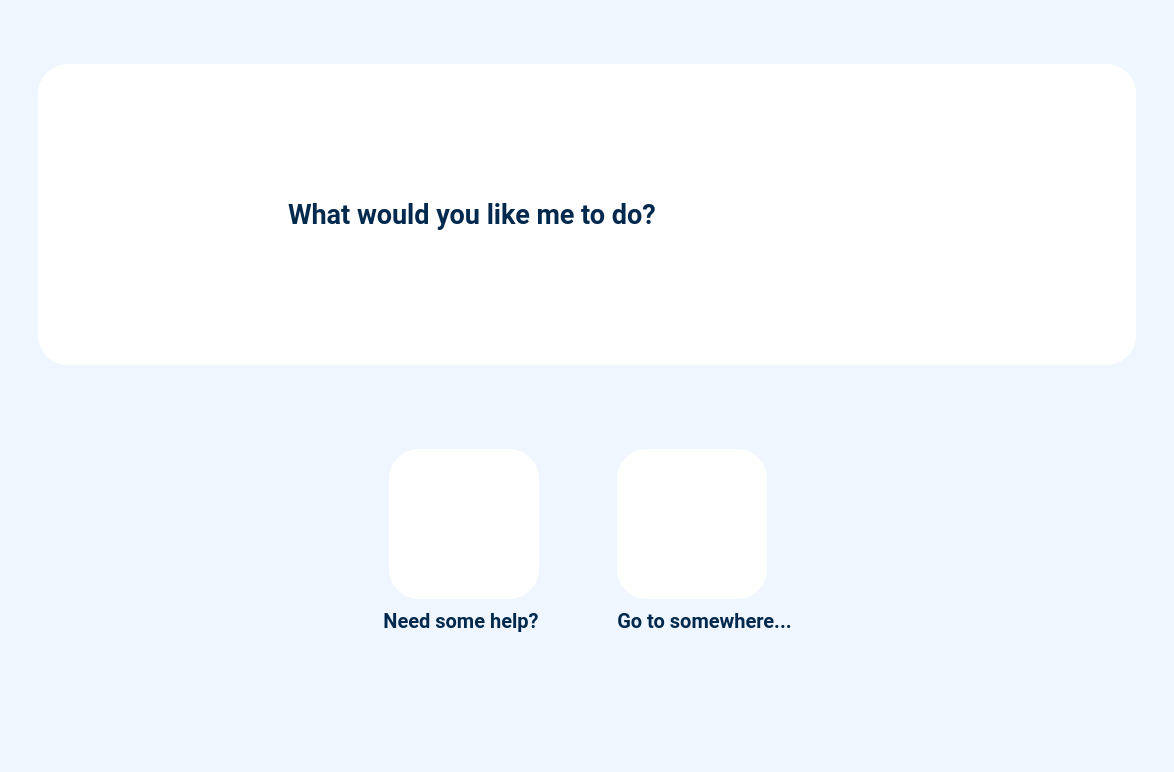
<?xml version="1.0" encoding="UTF-8"?>
<ui version="4.0">
 <class>MainWindow</class>
 <widget class="QMainWindow" name="MainWindow">
  <property name="geometry">
   <rect>
    <x>0</x>
    <y>0</y>
    <width>1174</width>
    <height>639</height>
   </rect>
  </property>
  <property name="windowTitle">
   <string>MainWindow</string>
  </property>
  <property name="styleSheet">
   <string notr="true">*{
background-color: rgb(240, 246, 255);
font-family:  &quot;Roboto&quot;;
}</string>
  </property>
  <widget class="QWidget" name="centralwidget">
   <layout class="QHBoxLayout" name="horizontalLayout">
    <property name="spacing">
     <number>0</number>
    </property>
    <property name="leftMargin">
     <number>0</number>
    </property>
    <property name="topMargin">
     <number>0</number>
    </property>
    <property name="rightMargin">
     <number>0</number>
    </property>
    <property name="bottomMargin">
     <number>0</number>
    </property>
    <item>
     <widget class="QStackedWidget" name="stackedWidget">
      <property name="currentIndex">
       <number>0</number>
      </property>
      <widget class="QWidget" name="page_main">
       <layout class="QHBoxLayout" name="horizontalLayout_11">
        <item>
         <widget class="QWidget" name="widget_13" native="true">
          <layout class="QVBoxLayout" name="verticalLayout_2">
           <item>
            <spacer name="verticalSpacer_2">
             <property name="orientation">
              <enum>Qt::Orientation::Vertical</enum>
             </property>
             <property name="sizeType">
              <enum>QSizePolicy::Policy::Preferred</enum>
             </property>
             <property name="sizeHint" stdset="0">
              <size>
               <width>20</width>
               <height>26</height>
              </size>
             </property>
            </spacer>
           </item>
           <item>
            <widget class="QWidget" name="widget_4" native="true">
             <layout class="QVBoxLayout" name="verticalLayout_10">
              <property name="leftMargin">
               <number>10</number>
              </property>
              <property name="topMargin">
               <number>10</number>
              </property>
              <property name="rightMargin">
               <number>10</number>
              </property>
              <property name="bottomMargin">
               <number>10</number>
              </property>
              <item>
               <widget class="QWidget" name="widget_2" native="true">
                <layout class="QHBoxLayout" name="horizontalLayout_3">
                 <property name="leftMargin">
                  <number>10</number>
                 </property>
                 <property name="topMargin">
                  <number>10</number>
                 </property>
                 <property name="rightMargin">
                  <number>10</number>
                 </property>
                 <property name="bottomMargin">
                  <number>10</number>
                 </property>
                 <item>
                  <widget class="QWidget" name="widget" native="true">
                   <property name="minimumSize">
                    <size>
                     <width>0</width>
                     <height>0</height>
                    </size>
                   </property>
                   <property name="styleSheet">
                    <string notr="true">background-color: rgb(255, 255, 255);
color: rgb(0, 41, 77);
border-radius:  30px;
</string>
                   </property>
                   <layout class="QHBoxLayout" name="horizontalLayout_2" stretch="1,1">
                    <property name="spacing">
                     <number>20</number>
                    </property>
                    <property name="leftMargin">
                     <number>30</number>
                    </property>
                    <property name="rightMargin">
                     <number>30</number>
                    </property>
                    <item>
                     <widget class="QLabel" name="label">
                      <property name="minimumSize">
                       <size>
                        <width>200</width>
                        <height>200</height>
                       </size>
                      </property>
                      <property name="maximumSize">
                       <size>
                        <width>200</width>
                        <height>200</height>
                       </size>
                      </property>
                      <property name="font">
                       <font>
                        <family>Roboto</family>
                        <pointsize>12</pointsize>
                       </font>
                      </property>
                      <property name="text">
                       <string/>
                      </property>
                      <property name="pixmap">
                       <pixmap resource="resources/resources.qrc">:/robot/robot/floating-minimal-robot.PNG</pixmap>
                      </property>
                      <property name="scaledContents">
                       <bool>true</bool>
                      </property>
                     </widget>
                    </item>
                    <item>
                     <widget class="QLabel" name="prompt_main">
                      <property name="sizePolicy">
                       <sizepolicy hsizetype="Minimum" vsizetype="Minimum">
                        <horstretch>0</horstretch>
                        <verstretch>0</verstretch>
                       </sizepolicy>
                      </property>
                      <property name="minimumSize">
                       <size>
                        <width>0</width>
                        <height>0</height>
                       </size>
                      </property>
                      <property name="maximumSize">
                       <size>
                        <width>16777215</width>
                        <height>300</height>
                       </size>
                      </property>
                      <property name="font">
                       <font>
                        <family>Roboto</family>
                        <pointsize>20</pointsize>
                        <bold>true</bold>
                       </font>
                      </property>
                      <property name="text">
                       <string>What would you like me to do?</string>
                      </property>
                     </widget>
                    </item>
                   </layout>
                  </widget>
                 </item>
                </layout>
               </widget>
              </item>
              <item>
               <widget class="QWidget" name="widget_3" native="true">
                <property name="styleSheet">
                 <string notr="true">QPushButton:hover {
	border-color: #4c96f7;
}</string>
                </property>
                <layout class="QHBoxLayout" name="horizontalLayout_4">
                 <property name="spacing">
                  <number>60</number>
                 </property>
                 <property name="leftMargin">
                  <number>10</number>
                 </property>
                 <property name="topMargin">
                  <number>10</number>
                 </property>
                 <property name="rightMargin">
                  <number>10</number>
                 </property>
                 <property name="bottomMargin">
                  <number>10</number>
                 </property>
                 <item>
                  <spacer name="horizontalSpacer_3">
                   <property name="orientation">
                    <enum>Qt::Orientation::Horizontal</enum>
                   </property>
                   <property name="sizeHint" stdset="0">
                    <size>
                     <width>40</width>
                     <height>20</height>
                    </size>
                   </property>
                  </spacer>
                 </item>
                 <item>
                  <widget class="QWidget" name="widget_16" native="true">
                   <property name="sizePolicy">
                    <sizepolicy hsizetype="Preferred" vsizetype="Fixed">
                     <horstretch>0</horstretch>
                     <verstretch>0</verstretch>
                    </sizepolicy>
                   </property>
                   <property name="layoutDirection">
                    <enum>Qt::LayoutDirection::RightToLeft</enum>
                   </property>
                   <property name="styleSheet">
                    <string notr="true">
color: rgb(0, 41, 77);</string>
                   </property>
                   <layout class="QVBoxLayout" name="verticalLayout">
                    <property name="spacing">
                     <number>10</number>
                    </property>
                    <item>
                     <widget class="QPushButton" name="btn_qna">
                      <property name="minimumSize">
                       <size>
                        <width>150</width>
                        <height>150</height>
                       </size>
                      </property>
                      <property name="maximumSize">
                       <size>
                        <width>150</width>
                        <height>150</height>
                       </size>
                      </property>
                      <property name="styleSheet">
                       <string notr="true">background-color: rgb(255, 255, 255);
color: rgb(0, 41, 77);
border-radius:  30px;
</string>
                      </property>
                      <property name="text">
                       <string/>
                      </property>
                      <property name="icon">
                       <iconset resource="resources/resources.qrc">
                        <normaloff>:/icon/icon/chat_14359920.png</normaloff>:/icon/icon/chat_14359920.png</iconset>
                      </property>
                      <property name="iconSize">
                       <size>
                        <width>80</width>
                        <height>80</height>
                       </size>
                      </property>
                     </widget>
                    </item>
                    <item>
                     <widget class="QLabel" name="label_2">
                      <property name="sizePolicy">
                       <sizepolicy hsizetype="Preferred" vsizetype="Preferred">
                        <horstretch>0</horstretch>
                        <verstretch>0</verstretch>
                       </sizepolicy>
                      </property>
                      <property name="font">
                       <font>
                        <family>Roboto</family>
                        <pointsize>15</pointsize>
                        <bold>true</bold>
                       </font>
                      </property>
                      <property name="text">
                       <string>Need some help?</string>
                      </property>
                      <property name="alignment">
                       <set>Qt::AlignmentFlag::AlignCenter</set>
                      </property>
                     </widget>
                    </item>
                   </layout>
                  </widget>
                 </item>
                 <item>
                  <widget class="QWidget" name="widget_17" native="true">
                   <property name="sizePolicy">
                    <sizepolicy hsizetype="Preferred" vsizetype="Fixed">
                     <horstretch>0</horstretch>
                     <verstretch>0</verstretch>
                    </sizepolicy>
                   </property>
                   <property name="layoutDirection">
                    <enum>Qt::LayoutDirection::LeftToRight</enum>
                   </property>
                   <property name="styleSheet">
                    <string notr="true">
color: rgb(0, 41, 77);</string>
                   </property>
                   <layout class="QVBoxLayout" name="verticalLayout_9">
                    <property name="spacing">
                     <number>10</number>
                    </property>
                    <item>
                     <widget class="QPushButton" name="btn_navi">
                      <property name="minimumSize">
                       <size>
                        <width>150</width>
                        <height>150</height>
                       </size>
                      </property>
                      <property name="maximumSize">
                       <size>
                        <width>150</width>
                        <height>150</height>
                       </size>
                      </property>
                      <property name="styleSheet">
                       <string notr="true">background-color: rgb(255, 255, 255);
color: rgb(0, 41, 77);
border-radius:  30px;
</string>
                      </property>
                      <property name="text">
                       <string/>
                      </property>
                      <property name="icon">
                       <iconset resource="resources/resources.qrc">
                        <normaloff>:/icon/icon/maps-location_16197007.png</normaloff>:/icon/icon/maps-location_16197007.png</iconset>
                      </property>
                      <property name="iconSize">
                       <size>
                        <width>80</width>
                        <height>80</height>
                       </size>
                      </property>
                     </widget>
                    </item>
                    <item>
                     <widget class="QLabel" name="label_5">
                      <property name="sizePolicy">
                       <sizepolicy hsizetype="Preferred" vsizetype="Preferred">
                        <horstretch>0</horstretch>
                        <verstretch>0</verstretch>
                       </sizepolicy>
                      </property>
                      <property name="font">
                       <font>
                        <family>Roboto</family>
                        <pointsize>15</pointsize>
                        <bold>true</bold>
                       </font>
                      </property>
                      <property name="text">
                       <string>Go to somewhere...</string>
                      </property>
                      <property name="alignment">
                       <set>Qt::AlignmentFlag::AlignCenter</set>
                      </property>
                     </widget>
                    </item>
                   </layout>
                  </widget>
                 </item>
                 <item>
                  <spacer name="horizontalSpacer_4">
                   <property name="orientation">
                    <enum>Qt::Orientation::Horizontal</enum>
                   </property>
                   <property name="sizeHint" stdset="0">
                    <size>
                     <width>40</width>
                     <height>20</height>
                    </size>
                   </property>
                  </spacer>
                 </item>
                </layout>
               </widget>
              </item>
             </layout>
            </widget>
           </item>
           <item>
            <spacer name="verticalSpacer">
             <property name="orientation">
              <enum>Qt::Orientation::Vertical</enum>
             </property>
             <property name="sizeType">
              <enum>QSizePolicy::Policy::Preferred</enum>
             </property>
             <property name="sizeHint" stdset="0">
              <size>
               <width>20</width>
               <height>43</height>
              </size>
             </property>
            </spacer>
           </item>
          </layout>
         </widget>
        </item>
       </layout>
      </widget>
      <widget class="QWidget" name="page_qna">
       <layout class="QVBoxLayout" name="verticalLayout_4" stretch="0">
        <item>
         <widget class="QWidget" name="widget_5" native="true">
          <layout class="QVBoxLayout" name="verticalLayout_7" stretch="1,3,1">
           <item>
            <widget class="QWidget" name="widget_19" native="true">
             <property name="maximumSize">
              <size>
               <width>16777215</width>
               <height>80</height>
              </size>
             </property>
             <layout class="QHBoxLayout" name="horizontalLayout_13">
              <property name="leftMargin">
               <number>30</number>
              </property>
              <property name="bottomMargin">
               <number>15</number>
              </property>
              <item>
               <widget class="QPushButton" name="btn_home_qna">
                <property name="minimumSize">
                 <size>
                  <width>30</width>
                  <height>30</height>
                 </size>
                </property>
                <property name="maximumSize">
                 <size>
                  <width>30</width>
                  <height>30</height>
                 </size>
                </property>
                <property name="font">
                 <font>
                  <family>Roboto</family>
                  <pointsize>25</pointsize>
                  <bold>true</bold>
                 </font>
                </property>
                <property name="styleSheet">
                 <string notr="true">
background-color: rgb(255, 255, 255);
color: rgb(0, 41, 77);
border-radius:  100px;
</string>
                </property>
                <property name="text">
                 <string/>
                </property>
                <property name="icon">
                 <iconset resource="resources/resources.qrc">
                  <normaloff>:/icon/icon/basic-ui_17055247.png</normaloff>:/icon/icon/basic-ui_17055247.png</iconset>
                </property>
                <property name="iconSize">
                 <size>
                  <width>25</width>
                  <height>25</height>
                 </size>
                </property>
               </widget>
              </item>
              <item>
               <spacer name="horizontalSpacer_2">
                <property name="orientation">
                 <enum>Qt::Orientation::Horizontal</enum>
                </property>
                <property name="sizeHint" stdset="0">
                 <size>
                  <width>40</width>
                  <height>20</height>
                 </size>
                </property>
               </spacer>
              </item>
             </layout>
            </widget>
           </item>
           <item>
            <widget class="QWidget" name="widget_8" native="true">
             <layout class="QVBoxLayout" name="verticalLayout_3">
              <property name="leftMargin">
               <number>10</number>
              </property>
              <property name="topMargin">
               <number>0</number>
              </property>
              <property name="rightMargin">
               <number>10</number>
              </property>
              <property name="bottomMargin">
               <number>10</number>
              </property>
              <item>
               <widget class="QWidget" name="widget_6" native="true">
                <layout class="QHBoxLayout" name="horizontalLayout_5">
                 <property name="leftMargin">
                  <number>10</number>
                 </property>
                 <property name="topMargin">
                  <number>0</number>
                 </property>
                 <property name="rightMargin">
                  <number>10</number>
                 </property>
                 <property name="bottomMargin">
                  <number>10</number>
                 </property>
                 <item>
                  <widget class="QWidget" name="widget_7" native="true">
                   <property name="minimumSize">
                    <size>
                     <width>0</width>
                     <height>300</height>
                    </size>
                   </property>
                   <property name="styleSheet">
                    <string notr="true">background-color: rgb(255, 255, 255);
color: rgb(0, 41, 77);
border-radius:  30px;
</string>
                   </property>
                   <layout class="QHBoxLayout" name="horizontalLayout_6" stretch="1,0">
                    <property name="spacing">
                     <number>20</number>
                    </property>
                    <property name="leftMargin">
                     <number>30</number>
                    </property>
                    <property name="rightMargin">
                     <number>30</number>
                    </property>
                    <item>
                     <widget class="QLabel" name="label_3">
                      <property name="minimumSize">
                       <size>
                        <width>200</width>
                        <height>200</height>
                       </size>
                      </property>
                      <property name="maximumSize">
                       <size>
                        <width>200</width>
                        <height>200</height>
                       </size>
                      </property>
                      <property name="font">
                       <font>
                        <family>Roboto</family>
                        <pointsize>12</pointsize>
                       </font>
                      </property>
                      <property name="text">
                       <string/>
                      </property>
                      <property name="pixmap">
                       <pixmap resource="resources/resources.qrc">:/robot/robot/floating-minimal-robot.PNG</pixmap>
                      </property>
                      <property name="scaledContents">
                       <bool>true</bool>
                      </property>
                     </widget>
                    </item>
                    <item>
                     <widget class="QLabel" name="prompt_qna">
                      <property name="sizePolicy">
                       <sizepolicy hsizetype="Minimum" vsizetype="Fixed">
                        <horstretch>0</horstretch>
                        <verstretch>0</verstretch>
                       </sizepolicy>
                      </property>
                      <property name="minimumSize">
                       <size>
                        <width>0</width>
                        <height>0</height>
                       </size>
                      </property>
                      <property name="maximumSize">
                       <size>
                        <width>16777215</width>
                        <height>300</height>
                       </size>
                      </property>
                      <property name="font">
                       <font>
                        <family>Roboto</family>
                        <pointsize>20</pointsize>
                        <bold>true</bold>
                       </font>
                      </property>
                      <property name="text">
                       <string>Please press the microphone and speak your question.</string>
                      </property>
                      <property name="scaledContents">
                       <bool>false</bool>
                      </property>
                      <property name="wordWrap">
                       <bool>true</bool>
                      </property>
                     </widget>
                    </item>
                   </layout>
                  </widget>
                 </item>
                </layout>
               </widget>
              </item>
              <item>
               <widget class="QWidget" name="widget_14" native="true">
                <property name="styleSheet">
                 <string notr="true">QPushButton:hover {
	border-color: #4c96f7;
}</string>
                </property>
                <layout class="QHBoxLayout" name="horizontalLayout_7">
                 <property name="spacing">
                  <number>100</number>
                 </property>
                 <property name="leftMargin">
                  <number>30</number>
                 </property>
                 <property name="topMargin">
                  <number>100</number>
                 </property>
                 <property name="rightMargin">
                  <number>30</number>
                 </property>
                 <property name="bottomMargin">
                  <number>30</number>
                 </property>
                 <item>
                  <spacer name="horizontalSpacer_5">
                   <property name="orientation">
                    <enum>Qt::Orientation::Horizontal</enum>
                   </property>
                   <property name="sizeHint" stdset="0">
                    <size>
                     <width>40</width>
                     <height>20</height>
                    </size>
                   </property>
                  </spacer>
                 </item>
                 <item>
                  <widget class="QPushButton" name="btn_speaker">
                   <property name="minimumSize">
                    <size>
                     <width>150</width>
                     <height>150</height>
                    </size>
                   </property>
                   <property name="maximumSize">
                    <size>
                     <width>150</width>
                     <height>150</height>
                    </size>
                   </property>
                   <property name="styleSheet">
                    <string notr="true">background-color: rgb(255, 255, 255);
color: rgb(0, 41, 77);
border-radius:  30px;
</string>
                   </property>
                   <property name="text">
                    <string/>
                   </property>
                   <property name="icon">
                    <iconset resource="resources/resources.qrc">
                     <normaloff>:/icon/icon/speaker.png</normaloff>:/icon/icon/speaker.png</iconset>
                   </property>
                   <property name="iconSize">
                    <size>
                     <width>80</width>
                     <height>80</height>
                    </size>
                   </property>
                  </widget>
                 </item>
                 <item>
                  <widget class="QPushButton" name="btn_micro">
                   <property name="minimumSize">
                    <size>
                     <width>150</width>
                     <height>150</height>
                    </size>
                   </property>
                   <property name="maximumSize">
                    <size>
                     <width>150</width>
                     <height>150</height>
                    </size>
                   </property>
                   <property name="styleSheet">
                    <string notr="true">background-color: rgb(255, 255, 255);
color: rgb(0, 41, 77);
border-radius:  30px;
</string>
                   </property>
                   <property name="text">
                    <string/>
                   </property>
                   <property name="icon">
                    <iconset resource="resources/resources.qrc">
                     <normaloff>:/icon/icon/microphone.png</normaloff>:/icon/icon/microphone.png</iconset>
                   </property>
                   <property name="iconSize">
                    <size>
                     <width>80</width>
                     <height>80</height>
                    </size>
                   </property>
                  </widget>
                 </item>
                 <item>
                  <spacer name="horizontalSpacer_6">
                   <property name="orientation">
                    <enum>Qt::Orientation::Horizontal</enum>
                   </property>
                   <property name="sizeHint" stdset="0">
                    <size>
                     <width>40</width>
                     <height>20</height>
                    </size>
                   </property>
                  </spacer>
                 </item>
                </layout>
               </widget>
              </item>
             </layout>
            </widget>
           </item>
           <item>
            <spacer name="verticalSpacer_4">
             <property name="orientation">
              <enum>Qt::Orientation::Vertical</enum>
             </property>
             <property name="sizeType">
              <enum>QSizePolicy::Policy::Preferred</enum>
             </property>
             <property name="sizeHint" stdset="0">
              <size>
               <width>20</width>
               <height>42</height>
              </size>
             </property>
            </spacer>
           </item>
          </layout>
         </widget>
        </item>
       </layout>
      </widget>
      <widget class="QWidget" name="page_navi">
       <layout class="QVBoxLayout" name="verticalLayout_6">
        <item>
         <widget class="QWidget" name="widget_9" native="true">
          <layout class="QVBoxLayout" name="verticalLayout_8" stretch="1,3,1">
           <item>
            <widget class="QWidget" name="widget_18" native="true">
             <property name="maximumSize">
              <size>
               <width>16777215</width>
               <height>80</height>
              </size>
             </property>
             <layout class="QHBoxLayout" name="horizontalLayout_12">
              <property name="leftMargin">
               <number>30</number>
              </property>
              <property name="bottomMargin">
               <number>15</number>
              </property>
              <item>
               <widget class="QPushButton" name="btn_home_navi">
                <property name="minimumSize">
                 <size>
                  <width>30</width>
                  <height>30</height>
                 </size>
                </property>
                <property name="maximumSize">
                 <size>
                  <width>30</width>
                  <height>30</height>
                 </size>
                </property>
                <property name="font">
                 <font>
                  <family>Roboto</family>
                  <pointsize>25</pointsize>
                  <bold>true</bold>
                 </font>
                </property>
                <property name="styleSheet">
                 <string notr="true">
background-color: rgb(255, 255, 255);
color: rgb(0, 41, 77);
border-radius:  100px;
</string>
                </property>
                <property name="text">
                 <string/>
                </property>
                <property name="icon">
                 <iconset resource="resources/resources.qrc">
                  <normaloff>:/icon/icon/basic-ui_17055247.png</normaloff>:/icon/icon/basic-ui_17055247.png</iconset>
                </property>
                <property name="iconSize">
                 <size>
                  <width>25</width>
                  <height>25</height>
                 </size>
                </property>
               </widget>
              </item>
              <item>
               <spacer name="horizontalSpacer">
                <property name="orientation">
                 <enum>Qt::Orientation::Horizontal</enum>
                </property>
                <property name="sizeHint" stdset="0">
                 <size>
                  <width>1453</width>
                  <height>20</height>
                 </size>
                </property>
               </spacer>
              </item>
             </layout>
            </widget>
           </item>
           <item>
            <widget class="QWidget" name="widget_10" native="true">
             <layout class="QVBoxLayout" name="verticalLayout_5">
              <property name="leftMargin">
               <number>10</number>
              </property>
              <property name="topMargin">
               <number>0</number>
              </property>
              <property name="rightMargin">
               <number>10</number>
              </property>
              <property name="bottomMargin">
               <number>10</number>
              </property>
              <item>
               <widget class="QWidget" name="widget_11" native="true">
                <layout class="QHBoxLayout" name="horizontalLayout_8">
                 <property name="leftMargin">
                  <number>10</number>
                 </property>
                 <property name="topMargin">
                  <number>0</number>
                 </property>
                 <property name="rightMargin">
                  <number>10</number>
                 </property>
                 <property name="bottomMargin">
                  <number>10</number>
                 </property>
                 <item>
                  <widget class="QWidget" name="widget_12" native="true">
                   <property name="minimumSize">
                    <size>
                     <width>0</width>
                     <height>300</height>
                    </size>
                   </property>
                   <property name="styleSheet">
                    <string notr="true">background-color: rgb(255, 255, 255);
color: rgb(0, 41, 77);
border-radius:  30px;
</string>
                   </property>
                   <layout class="QHBoxLayout" name="horizontalLayout_9" stretch="1,1">
                    <property name="spacing">
                     <number>20</number>
                    </property>
                    <property name="leftMargin">
                     <number>30</number>
                    </property>
                    <property name="rightMargin">
                     <number>30</number>
                    </property>
                    <item>
                     <widget class="QLabel" name="label_4">
                      <property name="minimumSize">
                       <size>
                        <width>200</width>
                        <height>200</height>
                       </size>
                      </property>
                      <property name="maximumSize">
                       <size>
                        <width>200</width>
                        <height>200</height>
                       </size>
                      </property>
                      <property name="font">
                       <font>
                        <family>Roboto</family>
                        <pointsize>12</pointsize>
                       </font>
                      </property>
                      <property name="text">
                       <string/>
                      </property>
                      <property name="pixmap">
                       <pixmap resource="resources/resources.qrc">:/robot/robot/floating-minimal-robot.PNG</pixmap>
                      </property>
                      <property name="scaledContents">
                       <bool>true</bool>
                      </property>
                     </widget>
                    </item>
                    <item>
                     <widget class="QLabel" name="prompt_navi">
                      <property name="sizePolicy">
                       <sizepolicy hsizetype="Minimum" vsizetype="Minimum">
                        <horstretch>0</horstretch>
                        <verstretch>0</verstretch>
                       </sizepolicy>
                      </property>
                      <property name="minimumSize">
                       <size>
                        <width>0</width>
                        <height>0</height>
                       </size>
                      </property>
                      <property name="maximumSize">
                       <size>
                        <width>16777215</width>
                        <height>300</height>
                       </size>
                      </property>
                      <property name="font">
                       <font>
                        <family>Roboto</family>
                        <pointsize>20</pointsize>
                        <bold>true</bold>
                       </font>
                      </property>
                      <property name="text">
                       <string>Where do you want to go?</string>
                      </property>
                     </widget>
                    </item>
                   </layout>
                  </widget>
                 </item>
                </layout>
               </widget>
              </item>
              <item>
               <widget class="QWidget" name="widget_15" native="true">
                <property name="styleSheet">
                 <string notr="true">QPushButton:hover {
	border-color: #4c96f7;
}</string>
                </property>
                <layout class="QHBoxLayout" name="horizontalLayout_10">
                 <property name="spacing">
                  <number>50</number>
                 </property>
                 <property name="leftMargin">
                  <number>10</number>
                 </property>
                 <property name="topMargin">
                  <number>80</number>
                 </property>
                 <property name="rightMargin">
                  <number>10</number>
                 </property>
                 <property name="bottomMargin">
                  <number>10</number>
                 </property>
                 <item>
                  <spacer name="horizontalSpacer_7">
                   <property name="orientation">
                    <enum>Qt::Orientation::Horizontal</enum>
                   </property>
                   <property name="sizeHint" stdset="0">
                    <size>
                     <width>40</width>
                     <height>20</height>
                    </size>
                   </property>
                  </spacer>
                 </item>
                 <item>
                  <layout class="QGridLayout" name="gridLayout">
                   <property name="spacing">
                    <number>30</number>
                   </property>
                   <item row="0" column="1">
                    <widget class="QPushButton" name="btn_room_b">
                     <property name="minimumSize">
                      <size>
                       <width>200</width>
                       <height>100</height>
                      </size>
                     </property>
                     <property name="maximumSize">
                      <size>
                       <width>250</width>
                       <height>125</height>
                      </size>
                     </property>
                     <property name="font">
                      <font>
                       <family>Roboto</family>
                       <pointsize>15</pointsize>
                       <bold>true</bold>
                      </font>
                     </property>
                     <property name="styleSheet">
                      <string notr="true">background-color: rgb(255, 255, 255);
color: rgb(0, 41, 77);
border-radius:  30px;
</string>
                     </property>
                     <property name="text">
                      <string>ROOM B</string>
                     </property>
                     <property name="iconSize">
                      <size>
                       <width>150</width>
                       <height>150</height>
                      </size>
                     </property>
                    </widget>
                   </item>
                   <item row="0" column="0">
                    <widget class="QPushButton" name="btn_room_a">
                     <property name="minimumSize">
                      <size>
                       <width>200</width>
                       <height>100</height>
                      </size>
                     </property>
                     <property name="maximumSize">
                      <size>
                       <width>250</width>
                       <height>125</height>
                      </size>
                     </property>
                     <property name="font">
                      <font>
                       <family>Roboto</family>
                       <pointsize>15</pointsize>
                       <bold>true</bold>
                      </font>
                     </property>
                     <property name="styleSheet">
                      <string notr="true">background-color: rgb(255, 255, 255);
color: rgb(0, 41, 77);
border-radius:  30px;
</string>
                     </property>
                     <property name="text">
                      <string>ROOM A</string>
                     </property>
                     <property name="iconSize">
                      <size>
                       <width>150</width>
                       <height>150</height>
                      </size>
                     </property>
                    </widget>
                   </item>
                   <item row="1" column="0">
                    <widget class="QPushButton" name="btn_room_c">
                     <property name="minimumSize">
                      <size>
                       <width>200</width>
                       <height>100</height>
                      </size>
                     </property>
                     <property name="maximumSize">
                      <size>
                       <width>250</width>
                       <height>125</height>
                      </size>
                     </property>
                     <property name="font">
                      <font>
                       <family>Roboto</family>
                       <pointsize>15</pointsize>
                       <bold>true</bold>
                      </font>
                     </property>
                     <property name="styleSheet">
                      <string notr="true">background-color: rgb(255, 255, 255);
color: rgb(0, 41, 77);
border-radius:  30px;
</string>
                     </property>
                     <property name="text">
                      <string>ROOM C</string>
                     </property>
                     <property name="iconSize">
                      <size>
                       <width>150</width>
                       <height>150</height>
                      </size>
                     </property>
                    </widget>
                   </item>
                   <item row="1" column="1">
                    <widget class="QPushButton" name="btn_room_d">
                     <property name="minimumSize">
                      <size>
                       <width>200</width>
                       <height>100</height>
                      </size>
                     </property>
                     <property name="maximumSize">
                      <size>
                       <width>250</width>
                       <height>125</height>
                      </size>
                     </property>
                     <property name="font">
                      <font>
                       <family>Roboto</family>
                       <pointsize>15</pointsize>
                       <bold>true</bold>
                      </font>
                     </property>
                     <property name="styleSheet">
                      <string notr="true">background-color: rgb(255, 255, 255);
color: rgb(0, 41, 77);
border-radius:  30px;
</string>
                     </property>
                     <property name="text">
                      <string>ROOM D</string>
                     </property>
                     <property name="iconSize">
                      <size>
                       <width>150</width>
                       <height>150</height>
                      </size>
                     </property>
                    </widget>
                   </item>
                  </layout>
                 </item>
                 <item>
                  <spacer name="horizontalSpacer_8">
                   <property name="orientation">
                    <enum>Qt::Orientation::Horizontal</enum>
                   </property>
                   <property name="sizeHint" stdset="0">
                    <size>
                     <width>40</width>
                     <height>20</height>
                    </size>
                   </property>
                  </spacer>
                 </item>
                </layout>
               </widget>
              </item>
             </layout>
            </widget>
           </item>
           <item>
            <spacer name="verticalSpacer_5">
             <property name="orientation">
              <enum>Qt::Orientation::Vertical</enum>
             </property>
             <property name="sizeType">
              <enum>QSizePolicy::Policy::MinimumExpanding</enum>
             </property>
             <property name="sizeHint" stdset="0">
              <size>
               <width>20</width>
               <height>30</height>
              </size>
             </property>
            </spacer>
           </item>
          </layout>
         </widget>
        </item>
       </layout>
      </widget>
     </widget>
    </item>
   </layout>
  </widget>
 </widget>
 <resources>
  <include location="resources/resources.qrc"/>
 </resources>
 <connections/>
</ui>
